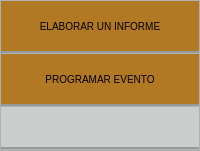
             <widget class="QWidget" name="page_5">
              <layout class="QHBoxLayout" name="horizontalLayout_25">
               <property name="spacing">
                <number>0</number>
               </property>
               <property name="leftMargin">
                <number>0</number>
               </property>
               <property name="topMargin">
                <number>0</number>
               </property>
               <property name="rightMargin">
                <number>0</number>
               </property>
               <property name="bottomMargin">
                <number>0</number>
               </property>
               <item>
                <widget class="QFrame" name="frame_18">
                 <property name="minimumSize">
                  <size>
                   <width>200</width>
                   <height>0</height>
                  </size>
                 </property>
                 <property name="maximumSize">
                  <size>
                   <width>280</width>
                   <height>16777215</height>
                  </size>
                 </property>
                 <property name="styleSheet">
                  <string notr="true">QFrame{
	background-color: rgba(12, 26, 27,40);
	
}

QPushButton{
	background-color: rgb(178, 121, 36);/* Color de fondo */
    font-weight: 400;
    color: #000; /* Color del texto */
    border: 1px solid transparent;
    padding: 9px 18px; /* Padding */
    font-size: 10px; /* Tamaño de la fuente */
}

QPushButton:hover {
    color: #fff; /* Color del texto al pasar el cursor */
    background-color: rgba(178, 121, 36,80); /* Cambiar el color de fondo al pasar el mouse */
    border-color:rgba(178, 121, 36,80);/* Cambiar el color del borde al pasar el mouse */
}
</string>
                 </property>
                 <property name="frameShape">
                  <enum>QFrame::StyledPanel</enum>
                 </property>
                 <property name="frameShadow">
                  <enum>QFrame::Raised</enum>
                 </property>
                 <layout class="QVBoxLayout" name="verticalLayout_11">
                  <property name="spacing">
                   <number>0</number>
                  </property>
                  <property name="leftMargin">
                   <number>0</number>
                  </property>
                  <property name="topMargin">
                   <number>0</number>
                  </property>
                  <property name="rightMargin">
                   <number>0</number>
                  </property>
                  <property name="bottomMargin">
                   <number>0</number>
                  </property>
                  <item>
                   <widget class="QPushButton" name="Boton_ElaborarInforme">
                    <property name="minimumSize">
                     <size>
                      <width>0</width>
                      <height>50</height>
                     </size>
                    </property>
                    <property name="styleSheet">
                     <string notr="true"/>
                    </property>
                    <property name="text">
                     <string>ELABORAR UN INFORME</string>
                    </property>
                   </widget>
                  </item>
                  <item>
                   <widget class="Line" name="line_9">
                    <property name="orientation">
                     <enum>Qt::Horizontal</enum>
                    </property>
                   </widget>
                  </item>
                  <item>
                   <widget class="QPushButton" name="Boton_CoorEventos">
                    <property name="minimumSize">
                     <size>
                      <width>0</width>
                      <height>50</height>
                     </size>
                    </property>
                    <property name="styleSheet">
                     <string notr="true"/>
                    </property>
                    <property name="text">
                     <string>PROGRAMAR EVENTO</string>
                    </property>
                   </widget>
                  </item>
                  <item>
                   <widget class="Line" name="botonAdmEvento_3">
                    <property name="orientation">
                     <enum>Qt::Horizontal</enum>
                    </property>
                   </widget>
                  </item>
                  <item>
                   <spacer name="verticalSpacer_22">
                    <property name="orientation">
                     <enum>Qt::Vertical</enum>
                    </property>
                    <property name="sizeHint" stdset="0">
                     <size>
                      <width>20</width>
                      <height>40</height>
                     </size>
                    </property>
                   </spacer>
                  </item>
                  <item>
                   <widget class="Line" name="line_10">
                    <property name="orientation">
                     <enum>Qt::Horizontal</enum>
                    </property>
                   </widget>
                  </item>
                 </layout>
                </widget>
               </item>
              </layout>
             </widget>
